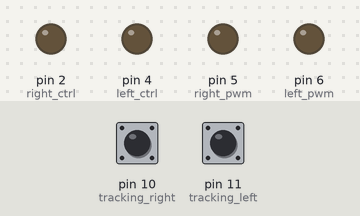
The sketch below on a simulated Arduino Uno, built with avr-gcc and run on an emulated ATmega328P. On the bench: output pins drawn as LEDs (lit = HIGH). Inputs (shaded band) come from the test bench; at power-on: pin 10 (tracking_right) LOW, pin 11 (tracking_left) LOW.

Above: at 1.9 s.
2.0 s: pin 10 (tracking_right) pulled HIGH for 0.15 s
At 2.07 s:
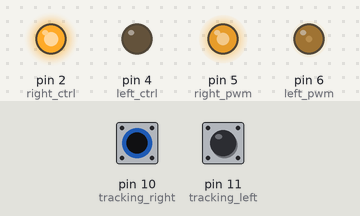
3.6 s: pin 11 (tracking_left) pulled HIGH for 0.15 s
At 3.67 s:
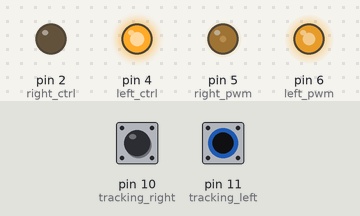
5.2 s: pin 11 (tracking_left) pulled HIGH for 3.2 s
At 8.7 s:
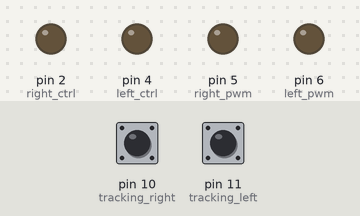
9.9 s: pin 10 (tracking_right) pulled HIGH for 3.2 s
At 11.0 s:
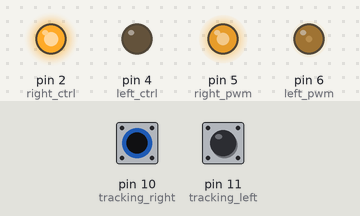
14.6 s: pin 10 (tracking_right) driven HIGH and pin 11 (tracking_left) driven HIGH
At 15.8 s:
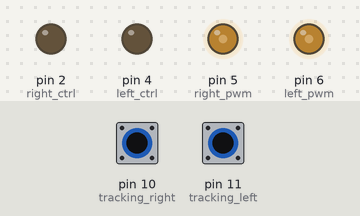
Timing chart, 0 to 17.1 s (numbered marks = the images above; inputs shaded):
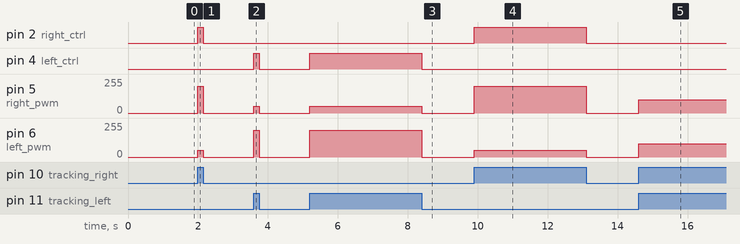

The sketch:

Project_011_Follow_Line_To_Walk.ino
```cpp
//*************************************************************************************
/*
Project 08.2: Follow line to walk
*/
const int left_ctrl = 4;//定义左电机方向控制引脚D4
const int left_pwm = 6;//定义左电机速度控制引脚D5
const int right_ctrl = 2;//定义右电机方向控制引脚D2
const int right_pwm = 5;//定义右电机速度控制引脚D5
int tracking_left = 11;//定义左红外循迹引脚D11
int tracking_right = 10;//定义右红外循迹引脚D10
int L_val,R_val;//定义左,右红外循迹两个变量
const int servopin = 9;//定义舵机的脚位在D9
int myangle;
int pulsewidth;

void setup() {
  pinMode(left_ctrl,OUTPUT);//设置左电机方向控制引脚为输出
  pinMode(left_pwm,OUTPUT);//设置左电机pwm控制速度引脚为输出
  pinMode(right_ctrl,OUTPUT);//设置右电机方向控制引脚为输出
  pinMode(right_pwm,OUTPUT);//设置右电机pwm控制速度引脚为输出
  pinMode(tracking_left, INPUT); //设置左红外循迹引脚为输入
  pinMode(tracking_right, INPUT); //设置右红外循迹引脚为输入
  servopulse(servopin,90);//设置舵机初始角度为90
  delay(300);
}

void loop()
{
  tracking(); //运行主程序
}

void tracking()
{
  L_val = digitalRead(tracking_left);//读取左红外循迹的值
  R_val = digitalRead(tracking_right);//读取右红外循迹的值
  if((L_val == 1)&&(R_val == 1))//如果左,右红外循迹都读到黑线
  {
    front();//小车前进
  }
  else if((L_val == 1)&&(R_val == 0))//否则如果左红外循迹读到黑线，右红外循迹没有
  {
    left();//小车左转
  }
  else if((L_val == 0)&&(R_val == 1))//如果右红外循迹读到黑线，左红外循迹没有
  {
    right();//小车右转
  }
  else//如果左,右红外循迹都没有读到黑线
  {
    Stop();//小车停止
   }
}

void servopulse(int servopin,int myangle)//舵机运行角度
{
  for(int i=0; i<20; i++)
  {
    pulsewidth = (myangle*11)+500;
    digitalWrite(servopin,HIGH);
    delayMicroseconds(pulsewidth);
    digitalWrite(servopin,LOW);
    delay(20-pulsewidth/1000);
  }
}

void front()//定义前进的状态
{
  digitalWrite(left_ctrl,LOW); //左电机方向控制引脚低电平
  analogWrite(left_pwm,100); //左电机PWM控制速度200
  digitalWrite(right_ctrl,LOW); //右电机方向控制引脚低电平
  analogWrite(right_pwm,100); //右电机PWM控制速度200
}
void left()//定义左转的状态
{
  digitalWrite(left_ctrl,HIGH); //左电机方向控制引脚高电平
  analogWrite(left_pwm,200); //左电机PWM控制速度200
  digitalWrite(right_ctrl,LOW); //右电机方向控制引脚低电平
  analogWrite(right_pwm,50); //右电机PWM控制速度200
}
void right()//定义右转的状态
{
  digitalWrite(left_ctrl,LOW); //左电机方向控制引脚低电平
  analogWrite(left_pwm,50); //左电机PWM控制速度200
  digitalWrite(right_ctrl,HIGH); //右电机方向控制引脚高电平
  analogWrite(right_pwm,200); //右电机PWM控制速度200
}
void Stop()//定义停止的状态
{
  digitalWrite(left_ctrl,LOW);//左电机方向控制引脚低电平
  analogWrite(left_pwm,0);//左电机PWM控制速度0
  digitalWrite(right_ctrl,LOW);//右电机方向控制引脚低电平
  analogWrite(right_pwm,0);//右电机PWM控制速度0
}
//*************************************************************************************
```

Measured:
- after the input at 2.0 s, pin 2 (right_ctrl): LOW → HIGH at once, → LOW 0.15 s later; pin 5 (right_pwm): 0/255 → 200/255 at once, → 0/255 0.15 s later; pin 6 (left_pwm): 0/255 → 50/255 at once, → 0/255 0.15 s later
- after the input at 3.6 s, pin 4 (left_ctrl): LOW → HIGH at once, → LOW 0.15 s later; pin 5 (right_pwm): 0/255 → 50/255 at once, → 0/255 0.15 s later; pin 6 (left_pwm): 0/255 → 200/255 at once, → 0/255 0.15 s later
- after the input at 5.2 s, pin 4 (left_ctrl): LOW → HIGH at once, → LOW 3.2 s later; pin 5 (right_pwm): 0/255 → 50/255 at once, → 0/255 3.2 s later; pin 6 (left_pwm): 0/255 → 200/255 at once, → 0/255 3.2 s later
- after the input at 9.9 s, pin 2 (right_ctrl): LOW → HIGH at once, → LOW 3.2 s later; pin 5 (right_pwm): 0/255 → 200/255 at once, → 0/255 3.2 s later; pin 6 (left_pwm): 0/255 → 50/255 at once, → 0/255 3.2 s later
- after the input at 14.6 s, pin 5 (right_pwm), pin 6 (left_pwm): 0/255 → 100/255 at once
